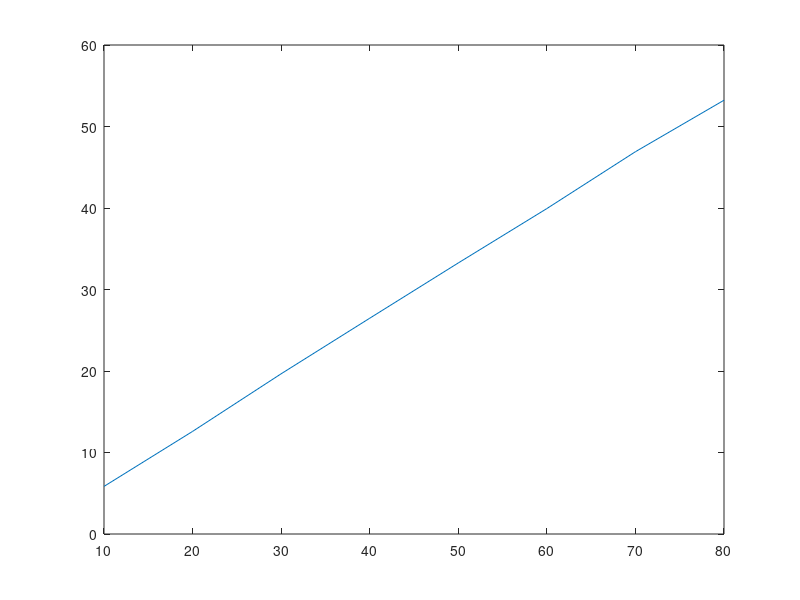

This chart was generated by the following MATLAB code:
close all; clear all; clc;

speed = [10,20,30,40,50,60,70,80];
pressure = [0.082,0.381,0.929,1.685,2.659,3.833,5.289,6.81];

p_si = 248.84.*pressure;

U = sqrt((2*p_si)/(1.196384077));

figure()
plot(speed,U)

percent = @(x) 1.251 + 1.471*(x);